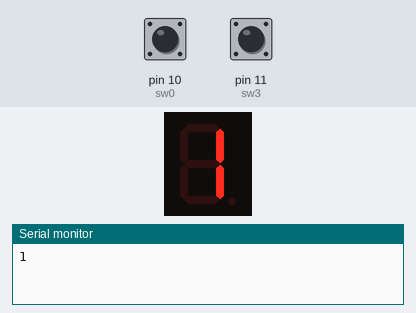
Recording of a sketch running on a simulated Arduino Uno, built with avr-gcc and run on an emulated ATmega328P. Parts: 1-digit seven-segment display, the last lines printed to the serial monitor. Wiring (inferred from the names in the program): 1-digit 7-segment display, segments lit when HIGH: segments pin 2, pin 3, pin 4, pin 5, pin 6, pin 7, pin 8. The inputs (shaded band) are chosen by the test bench; at power-on: pin 10 (sw0) HIGH, pin 11 (sw3) HIGH. The segment pins are drawn as the display they are named for.

Above: at 0.1 s.
At 1.1 s:
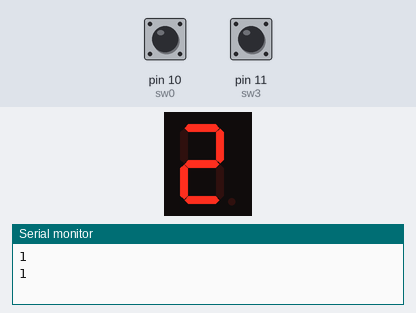
At 2.1 s:
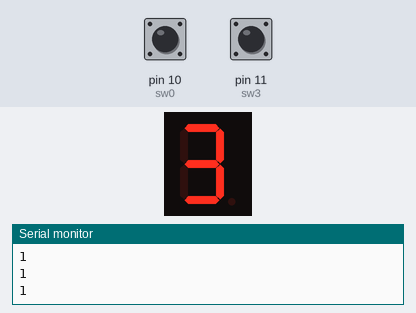
At 4.1 s:
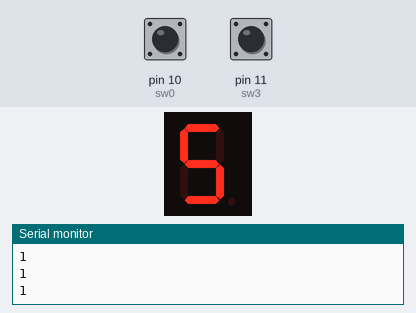
At 6.1 s:
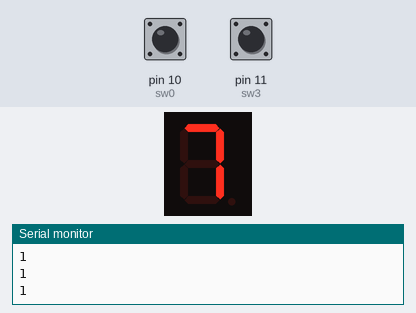
At 9.1 s:
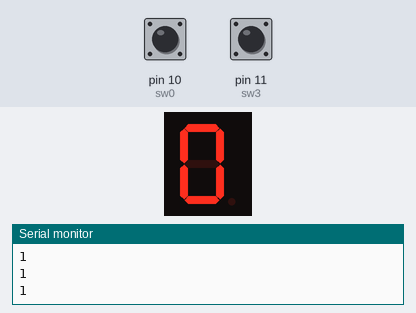

Measured:
- by itself, everything shown: repeats every 10.0 s, in 10 steps
- what the display in image 1 shows lasts 1.0 s, from 1.0 s to 2.0 s

The sketch:

SevenSeg.ino
```cpp
// portpin
int a = 2;
int b = 3;
int c = 4;
int d = 5;
int e = 6;
int f = 7;
int g = 8;
int dp = 9;
int sw0 = 10;
int sw3 = 11;
int st=1;
int out=0;
//  segment   {0,1,2,3,4,5,6,7,8,9,a,b,c,d,e,f}
int segA[16]= {1,0,1,1,0,1,1,1,1,1,1,0,1,0,1,1};
int segB[16]= {1,1,1,1,1,0,0,1,1,1,1,0,0,1,0,0};
int segC[16]= {1,1,0,1,1,1,1,1,1,1,1,1,0,1,0,0};
int segD[16]= {1,0,1,1,0,1,1,0,1,1,0,1,1,1,1,0};
int segE[16]= {1,0,1,0,0,0,1,0,1,0,1,1,1,1,1,1};
int segF[16]= {1,0,0,0,1,1,1,0,1,1,1,1,1,0,1,1};
int segG[16]= {0,0,1,1,1,1,1,0,1,1,1,1,0,1,1,1};
int segT[16]= {0,0,0,0,0,0,0,0,0,0,0,0,0,0,0,0};
int i = 0;
void setup() {
  //set pin
  Serial.begin(9600);
  pinMode(a, OUTPUT);
  pinMode(b, OUTPUT);
  pinMode(c, OUTPUT);
  pinMode(d, OUTPUT);
  pinMode(e, OUTPUT);
  pinMode(f, OUTPUT);
  pinMode(g, OUTPUT);
  digitalWrite(dp, 0);
  pinMode(sw0,INPUT_PULLUP);
  pinMode(sw3,INPUT_PULLUP);


}

void loop() {

  String tmp = (String)digitalRead(sw0);
  if(digitalRead(sw0)==LOW)st=1;
  if(digitalRead(sw3)==LOW)st=-1;
  Serial.println(tmp);
  out+=st;
  if(out==10)out=0;
  if(out==-1)out=9;
  id(out);


}
void id(int q){

     digitalWrite(a, segA[q]);
     digitalWrite(b, segB[q]);
     digitalWrite(c, segC[q]);
     digitalWrite(d, segD[q]);
     digitalWrite(e, segE[q]);
     digitalWrite(f, segF[q]);
     digitalWrite(g, segG[q]);
     delay(1000);


  }
```
